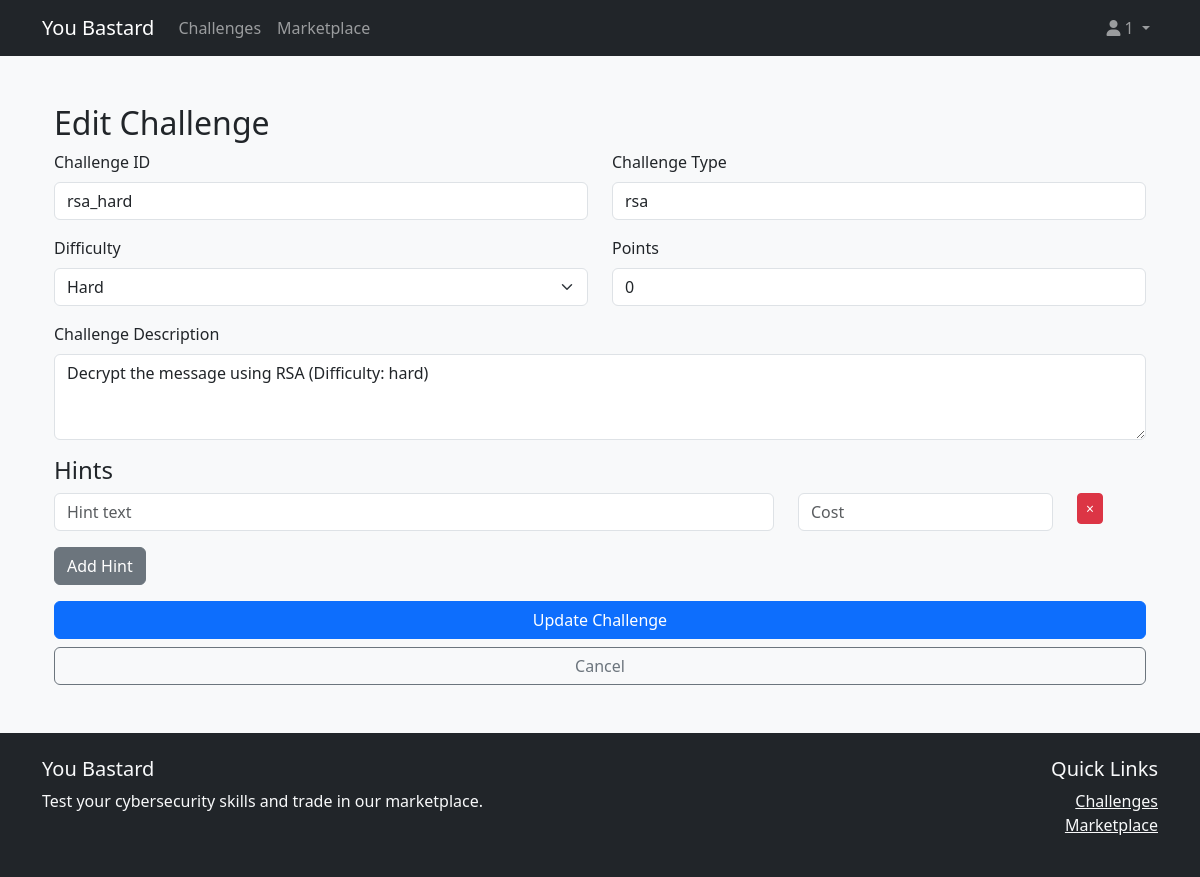
Screenshot of /admin/admin/challenge/rsa_hard/edit (signed in) with the database file from the repository.
### core/auth/models.py (models this page shows, shortened)
class User(Base, UserMixin):
    __tablename__ = 'users'
    id = Column(Integer, primary_key=True)
    username = Column(String(80), unique=True, nullable=False)
    password_hash = Column(String(120), nullable=False)
    email = Column(String(120), unique=True, nullable=True)
    email_verified = Column(Boolean, default=False)
    email_token = Column(String(100), unique=True)
    email_token_expiry = Column(DateTime)
    is_active = Column(Boolean, default=True)
    is_admin = Column(Boolean, default=False)
    created_at = Column(DateTime, default=datetime.utcnow)
    last_login = Column(DateTime)
    buyer_profile = relationship("Buyer", back_populates="user", uselist=False)
    seller_profile = relationship("Seller", back_populates="user", uselist=False)

### core/challenges/models.py (models this page shows, shortened)
class Challenge(Base):
    __tablename__ = 'challenges'
    id = Column(String(50), primary_key=True)
    type = Column(String(20), nullable=False)
    difficulty = Column(String(10), nullable=False)
    description = Column(Text, nullable=False)
    points = Column(String(10), nullable=False)
    hints = Column(JSON, nullable=False)
    encrypted_message = Column(Text, nullable=False)
    flag = Column(String(100), nullable=False)
    is_active = Column(Boolean, default=True)
    files = Column(JSON, nullable=True)
    def to_dict(self , exclude_flag = False):
        return {
            'id': self.id,
            'type': self.type,
            'difficulty': self.difficulty,
            'description': self.description,
            'points': self.points,
            'hints': self.hints,
            'encrypted_message': self.encrypted_message,
            'flag': self.flag,
            'is_active': self.is_active,
            'files': self.files or []
        }

### routes/admin.py (the view, shortened to what this page needs)
@admin_bp.route('/admin/challenge/<challenge_id>/edit', methods=['GET', 'POST'])
@login_required
@admin_required
def edit_challenge(challenge_id):
    challenge = challenge_manager.get_challenge(challenge_id)
    if not challenge:
        flash('Challenge not found.', 'error')
        return redirect(url_for('admin.admin_dashboard'))
    return render_template('admin/edit_challenge.html', challenge=challenge)

### app.py (called while the page is built)
@login_manager.user_loader
def load_user(user_id):
    return User.query.filter_by(username=user_id).first()

@app.teardown_appcontext
def shutdown_session(exception=None):
    db_session.remove()

### core/auth/user_manager.py (called while the page is built)
    @staticmethod
    def is_admin():
        return current_user.is_authenticated and current_user.is_admin

### core/challenges/challenge_manager.py (called while the page is built)
    def get_challenge(self, challenge_id):
        challenge = db_session.query(Challenge).filter_by(id=challenge_id, is_active=True).first()
        return challenge.to_dict(exclude_flag=True) if challenge else None

### routes/admin.py (called while the page is built)
def admin_required(f):
    @wraps(f)
    def decorated_function(*args, **kwargs):
        if not UserManager.is_admin():
            flash('Admin access required.', 'error')
            return redirect(url_for('auth.login'))
        return f(*args, **kwargs)
    return decorated_function

### templates/admin/edit_challenge.html (shortened to what this page needs)
{% extends "base.html" %}
{% block content %}
<div class="container mt-5">
    <h2>Edit Challenge</h2>
    <form method="POST" action="{{ url_for('admin.edit_challenge', challenge_id=challenge.id) }}" class="needs-validation" novalidate>
        <div class="row">
            <div class="col-md-6 mb-3">
                <label for="challenge_id" class="form-label">Challenge ID</label>
                <input type="text" class="form-control" id="challenge_id" value="{{ challenge.id }}" readonly>
            </div>
            <div class="col-md-6 mb-3">
                <label for="challenge_type" class="form-label">Challenge Type</label>
                <input type="text" class="form-control" id="challenge_type" value="{{ challenge.type }}" readonly>
            </div>
        </div>
        <div class="row">
            <div class="col-md-6 mb-3">
                <label for="difficulty" class="form-label">Difficulty</label>
                <select class="form-select" id="difficulty" name="difficulty" required>
                    <option value="hard" {% if challenge.difficulty == 'hard' %}selected{% endif %}>Hard</option>
                </select>
            </div>
            <div class="col-md-6 mb-3">
                <label for="points" class="form-label">Points</label>
                <input type="number" class="form-control" id="points" name="points" min="100" max="1000" step="50" value="{{ challenge.points }}" required>
            </div>
        </div>
        <div class="mb-3">
            <label for="description" class="form-label">Challenge Description</label>
            <textarea class="form-control" id="description" name="description" rows="3" required>{{ challenge.description }}</textarea>
        </div>
        <div id="hints-container">
            <h4>Hints</h4>
            {% for hint in challenge.hints %}
            <div class="hint-entry mb-3">
                <div class="row">
                    <div class="col-md-8">
                        <input type="text" class="form-control" name="hints[]" value="{{ hint.text }}" placeholder="Hint text">
                    </div>
                    <div class="col-md-3">
                        <input type="number" class="form-control" name="hint_costs[]" value="{{ hint.cost }}" placeholder="Cost" min="0">
                    </div>
                    <div class="col-md-1">
                        <button type="button" class="btn btn-danger btn-sm remove-hint">×</button>
                    </div>
                </div>
            </div>
            {% endfor %}
        </div>
        <button type="button" class="btn btn-secondary mb-3" id="add-hint">Add Hint</button>
        <div class="d-grid gap-2">
            <button type="submit" class="btn btn-primary">Update Challenge</button>
            <a href="{{ url_for('admin.admin_dashboard') }}" class="btn btn-outline-secondary">Cancel</a>
        </div>
    </form>
</div>
{% endblock %}

### templates/base.html (shortened to what this page needs)
<!DOCTYPE html>
<html lang="en">
<head>
    <link href="https://cdn.jsdelivr.net/npm/bootstrap@5.3.0/dist/css/bootstrap.min.css" rel="stylesheet">
    <link href="https://cdnjs.cloudflare.com/ajax/libs/font-awesome/6.0.0/css/all.min.css" rel="stylesheet">
</head>
<body class="bg-light">
    <nav class="navbar navbar-expand-lg navbar-dark bg-dark">
        <div class="container">
            <a class="navbar-brand" href="{{ url_for('index') }}">You Bastard</a>
            <div class="collapse navbar-collapse" id="navbarNav">
                <ul class="navbar-nav me-auto">
                    <li class="nav-item">
                        <a class="nav-link" href="{{ url_for('list_challenges') }}">Challenges</a>
                    </li>
                    <li class="nav-item">
                        <a class="nav-link" href="{{ url_for('marketplace.index') }}">Marketplace</a>
                    </li>
                </ul>
                <ul class="navbar-nav">
                    {% if current_user.is_authenticated %}
                    <li class="nav-item dropdown">
                        <a class="nav-link dropdown-toggle" href="#" id="userDropdown" role="button" data-bs-toggle="dropdown">
                            <i class="fas fa-user"></i> {{ current_user.id }}
                        </a>
                    </li>
                    {% endif %}
                </ul>
            </div>
        </div>
    </nav>
    <main class="container my-4">
        {% block content %}{% endblock %}
    </main>
    <footer class="bg-dark text-light py-4 mt-5">
        <div class="container">
            <div class="row">
                <div class="col-md-6">
                    <h5>You Bastard</h5>
                    <p>Test your cybersecurity skills and trade in our marketplace.</p>
                </div>
                <div class="col-md-6 text-md-end">
                    <h5>Quick Links</h5>
                    <ul class="list-unstyled">
                        <li><a href="{{ url_for('list_challenges') }}" class="text-light">Challenges</a></li>
                        <li><a href="{{ url_for('marketplace.index') }}" class="text-light">Marketplace</a></li>
                    </ul>
                </div>
            </div>
        </div>
    </footer>
</body>
</html>

### rows the page displays
User: id "1"
Challenge: id "rsa_hard", type "rsa", difficulty "Hard", description "Decrypt the message using RSA (Difficulty: hard)"
